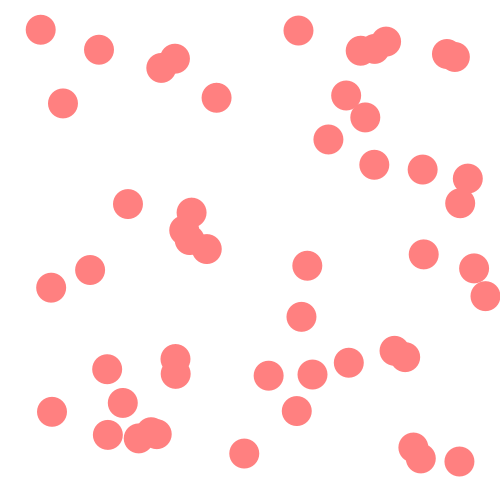
Frame 1 (no input)
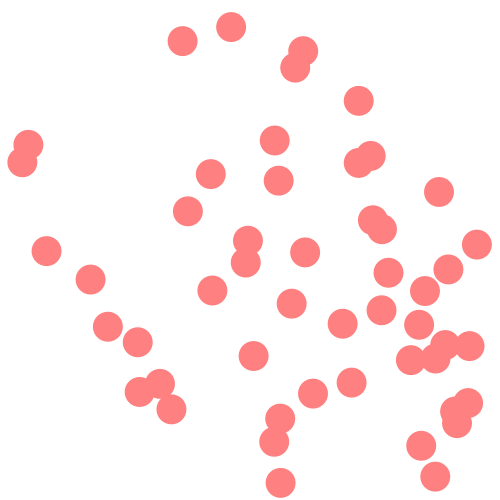
Frame 60 (the mouse pressed at the canvas centre just before this capture)
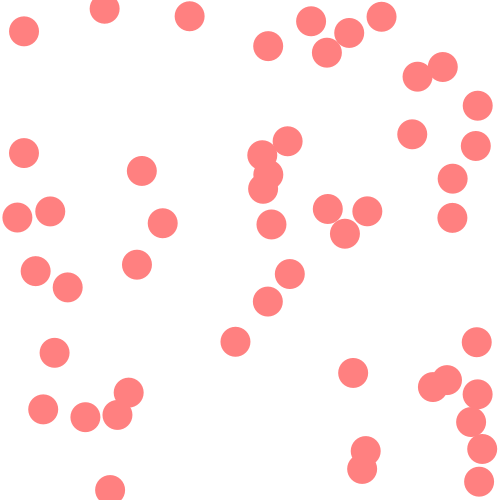
Frame 120 (the mouse held since frame 60 and released just before this capture)

The Processing sketch that drew these frames (run headless with seeded random() and noise(); from frame 60 on, the mouse is pressed at the canvas centre):

// Processing sketch: processing_33997
// ── processing_33997.pde

int ball_number=50;
float[]ball_x=new float [ball_number];
float[]ball_y=new float[ball_number];
float[]ball_speedx=new float[ball_number];
float[]ball_speedy=new float[ball_number];

void setup(){
  size(500,500);
  for (int i=0;i<ball_number;i=i+1){
    ball_x[i]=random(15,485);
    ball_y[i]=random(15,485);
    ball_speedx[i]=random(10);
    ball_speedy[i]=random(10);
  }
}

void draw(){
  background(255);
  for (int i=0; i<ball_number;i=i+1){
ball_x[i]=ball_speedx[i]+ball_x[i];
ball_y[i]=ball_speedy[i]+ball_y[i];
fill(255,128,128);
noStroke();
ellipse(ball_x[i],ball_y[i],30,30);

if(ball_x[i]>=485){
ball_speedx[i]=ball_speedx[i]*-1;
}
if(ball_x[i]<=15){
  ball_speedx[i]=ball_speedx[i]*-1;
  
}

if(ball_y[i]>=485){
ball_speedy[i]=ball_speedy[i]*-1;
}
if(ball_y[i]<=15){
  ball_speedy[i]=ball_speedy[i]*-1;
  
}
  }
}
